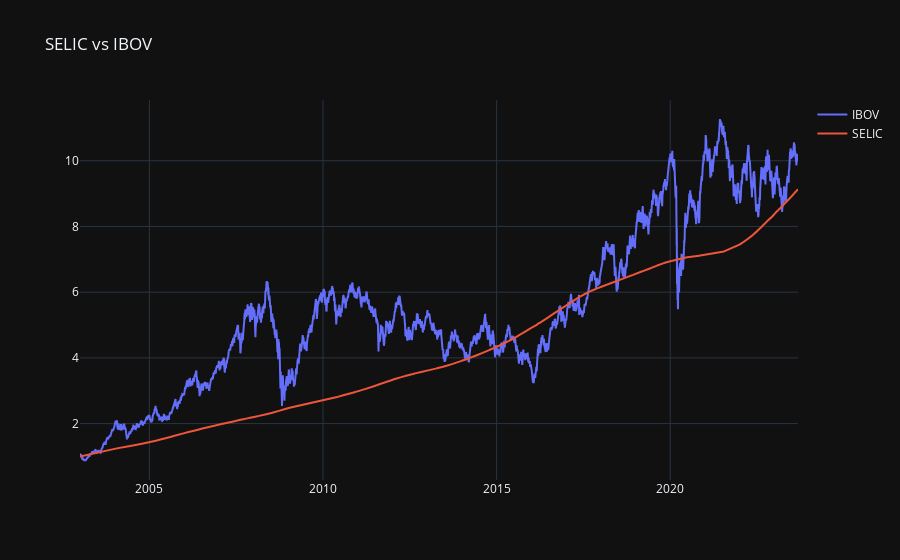

The notebook cell saved with this chart:
### Code cell
fig = make_subplots(rows=1, cols=1)
fig.add_trace(go.Scatter(name='IBOV', x=ibov_acum.index, y=ibov_acum), row=1, col=1)
fig.add_trace(go.Scatter(name='SELIC', x=selic_acum.index, y=selic_acum.valor), row=1, col=1)
fig.update_layout(title='SELIC vs IBOV', template='plotly_dark')
fig.show()

### Figure 1 — Plotly figure (JSON) as saved in the notebook; plotly's stock layout.template omitted (floating-point values rounded to 4 significant figures; data arrays with more than 128 entries replaced by an {"elided": "..."} marker saying what was removed)
{"data": [{"name": "IBOV", "type": "scatter", "x": {"elided": "5122 str values"}, "xaxis": "x", "y": {"elided": "5122 float values"}, "yaxis": "y"}, {"name": "SELIC", "type": "scatter", "x": {"elided": "5196 str values"}, "xaxis": "x", "y": {"elided": "5196 float values"}, "yaxis": "y"}], "layout": {"title": {"text": "SELIC vs IBOV"}, "xaxis": {"anchor": "y", "domain": [0, 1]}, "yaxis": {"anchor": "x", "domain": [0, 1]}}}
